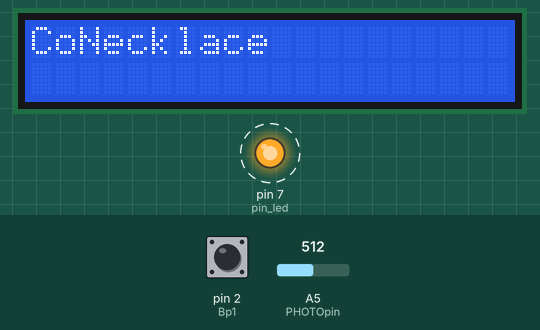
A sketch run on a simulated Arduino Uno, built with avr-gcc and run on an emulated ATmega328P. Shown: 20×2 character LCD, output pins drawn as LEDs (lit = HIGH). Dashed ring = blinking. Inputs (shaded band) come from the test bench; at power-on: pin 2 (Bp1) HIGH, A5 (PHOTOpin) = 512. What the sketch prints to the serial monitor is not drawn.

Above: at 0.1 s.
Timing chart, 0 to 130.0 s (numbered marks = the images above):
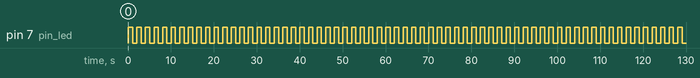

The sketch:

amazing_snaget_vihelmo1.ino
```cpp
// C++ code
//
#include <LiquidCrystal.h>

// adresse du led rouge (PIN)
int LEDpin = 8;
#define PHOTOpin A5
// adresse du lcd (PIN)
LiquidCrystal lcd(10, 9, 8, 6, 5, 3);
// adresse du BP1 (bouton poussoir 1)
int Bp1 = 2;
// variable de l'etat de l'appui sur le BP1
int appui_bp1 = 0;
// variable pour son
float demi_periode = (2.27e-3) * 1000000;
//temps du son en milliseconde
float temps = 500;
//variable de calcul du temps de fonctionnement du buzzer
float duree = 0;
float frequenc = 120;
String demande = "";
// adresse du led rouge (PIN)
int pin_led = 7;

void setup()
{
  //initialiser le moniteur série
  Serial.begin(9600);
  //initialiser la LED
  pinMode(pin_led, OUTPUT);
  //initialiser la photorésistance
  pinMode(PHOTOpin, INPUT);
  //initialisation de l'écran LCD
  lcd.begin(20, 2);
  lcd.setCursor(0, 0);
  lcd.print("CoNecklace");
}

void loop()
{
  //lire la valeur de la photorésistance
  int sensor = analogRead(PHOTOpin);
  //afficher cette valeur dans le moniteur
  Serial.println(sensor);

  //Clignotement de ma LED
  digitalWrite(pin_led, HIGH); // la LED s'allume
  delay(1000); // Wait for 1000 millisecond(s)
  digitalWrite(pin_led, LOW); // la led s'éteind
  delay(1000); // Wait for 1000 millisecond(s)

  // Récupération de l'état du bouton poussoir
  appui_bp1 = digitalRead(Bp1);
// si le bouton est appuyer on allume le buzzer le temps de la
  if (appui_bp1 == LOW) {
    duree = 0;
    float frequenc;
    while (duree < temps * 1000) {
      delayMicroseconds(demi_periode);
      delayMicroseconds(demi_periode);
      duree = duree + 2 * demi_periode;
    }
}
}
```

Measured:
- by itself, pin 7 (pin_led): alternates HIGH for 1.0 s and LOW for 1.0 s
